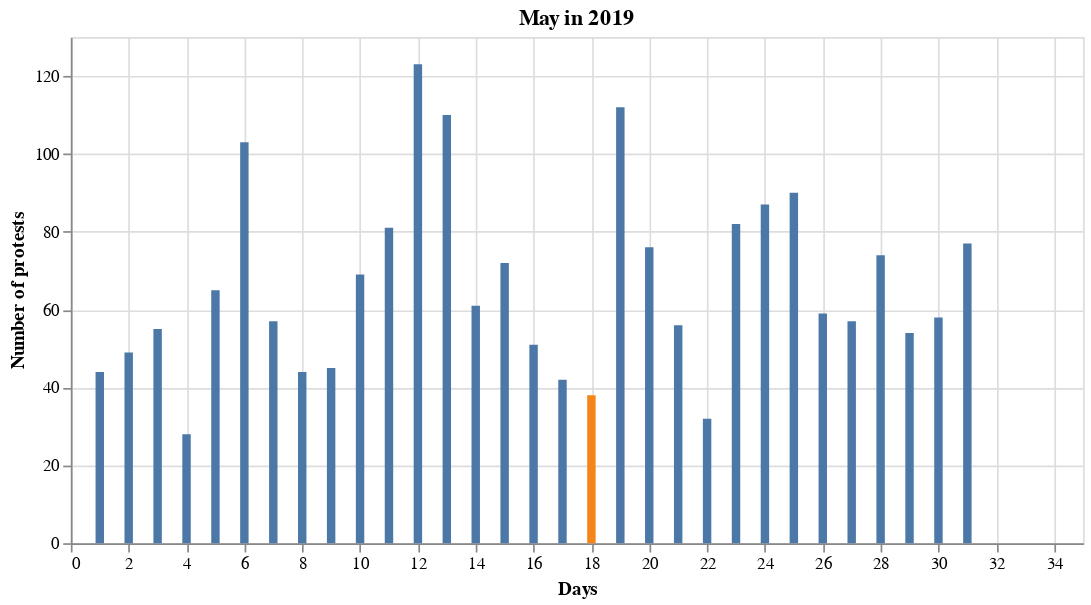

The notebook cell saved with this chart:
### Code cell
plotx = month_celebrations(df, 2019, "May")

### Figure 1 — Vega-Lite specification as saved in the notebook (floating-point values rounded to 4 significant figures; data arrays with more than 128 entries replaced by an {"elided": "..."} marker saying what was removed)
{"data": {"values": {"elided": "2051 records"}}, "encoding": {"color": {"field": "color", "legend": false, "title": null}, "x": {"field": "x", "title": "Days", "type": "quantitative"}, "y": {"aggregate": "count", "title": "Number of protests", "type": "quantitative"}}, "mark": "bar", "title": "May in 2019", "width": 600}
